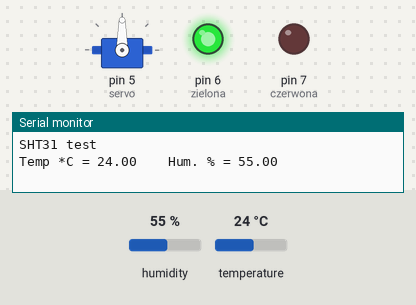
The sketch below on a simulated Arduino Leonardo, built with avr-gcc and run on an emulated ATmega32U4. Parts: servo, output pins drawn as LEDs (lit = HIGH), the last lines printed to the serial monitor. The inputs (shaded band) are chosen by the test bench; at power-on: humidity 55 %, temperature 24 °C.

Above: at 2.8 s.
2.9 s: humidity set to 69 %
5.6 s: humidity set to 72 %
At 6.7 s:
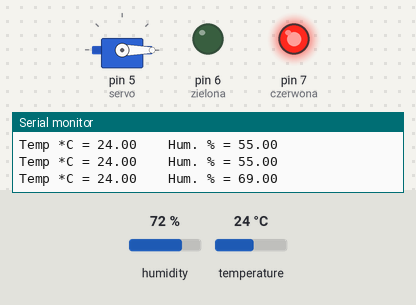
8.3 s: humidity set to 22 %
At 11.4 s:
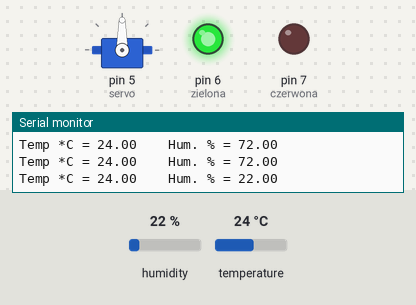
11.7 s: humidity set to 88 %
At 13.5 s:
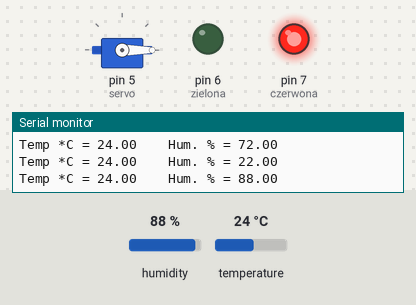
Timing chart, 0 to 15.0 s (numbered marks = the images above; inputs shaded):
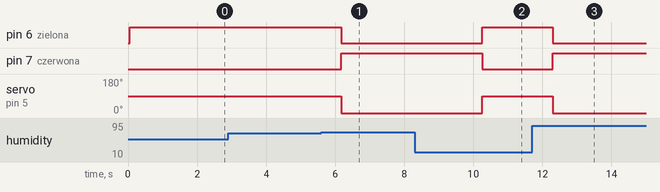

The sketch:

wersja_z_serwo.ino
```cpp
/***************************************************
  This is an example for the SHT31-D Humidity & Temp Sensor

  Designed specifically to work with the SHT31-D sensor from Adafruit
  ----> https://www.adafruit.com/products/2857

  These sensors use I2C to communicate, 2 pins are required to
  interface
 ****************************************************/

#include <Arduino.h>
#include <Wire.h>
#include <Servo.h>
#include "Adafruit_SHT31.h"

bool enableHeater = false;
uint8_t loopCnt = 0;
int czerwona = 7;
int zielona = 6;

Servo servo;
Adafruit_SHT31 sht31 = Adafruit_SHT31();


void setup() {
  Serial.begin(9600);
  pinMode(czerwona, OUTPUT); //Konfiguracja wyprowadzeń jako wyjścia
  pinMode(zielona, OUTPUT);
  servo.attach(5);

  while (!Serial)
    delay(10);     // will pause Zero, Leonardo, etc until serial console opens

  Serial.println("SHT31 test");
  if (! sht31.begin(0x44)) {   // Set to 0x45 for alternate i2c addr
    Serial.println("Couldn't find SHT31");
    while (1) delay(1);
 }
}


void loop() {
  int angle = 0;
  float t = sht31.readTemperature();
  float h = sht31.readHumidity();

  if(h>70.0)
  {
    digitalWrite(czerwona, HIGH);
    digitalWrite(zielona, LOW);
    servo.write(0);
    delay(1000);
  }
  else
  {
    digitalWrite(czerwona, LOW);
    digitalWrite(zielona, HIGH);
    servo.write(90);
    delay(1000);
  }

  if (! isnan(t)) {  // check if 'is not a number'
    Serial.print("Temp *C = "); Serial.print(t); Serial.print("\t\t");
  } else {
    Serial.println("Failed to read temperature");
  }

  if (! isnan(h)) {  // check if 'is not a number'
    Serial.print("Hum. % = "); Serial.println(h);
  } else {
    Serial.println("Failed to read humidity");
  }

  delay(1000);
}
```

Measured:
- the behaviour switches between 70 and 71 % on humidity (found by bisection; images 0 and 1)
- after the input at 5.6 s, pin 6 (zielona): HIGH → LOW after 0.58 s; pin 7 (czerwona): LOW → HIGH after 0.58 s; servo on pin 5 (servo): 90° → 0° after 0.58 s
- after the input at 8.3 s, pin 6 (zielona): LOW → HIGH after 2.0 s; pin 7 (czerwona): HIGH → LOW after 2.0 s; servo on pin 5 (servo): 0° → 90° after 2.0 s
- after the input at 11.7 s, pin 6 (zielona): HIGH → LOW after 0.60 s; pin 7 (czerwona): LOW → HIGH after 0.60 s; servo on pin 5 (servo): 90° → 0° after 0.60 s
